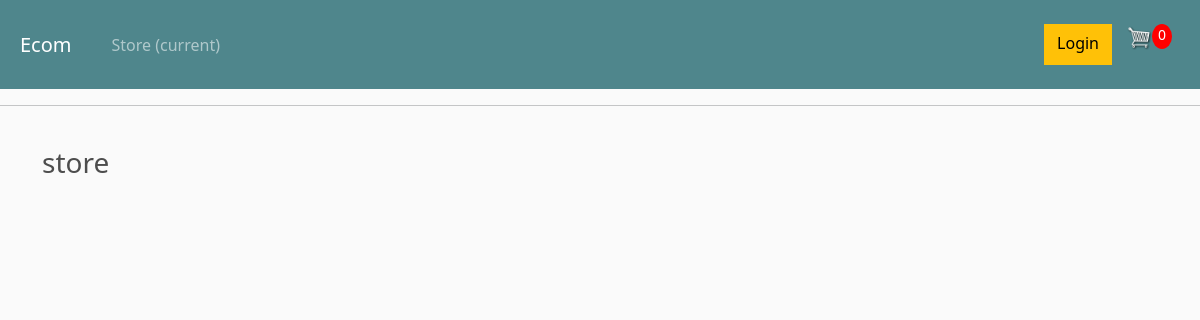
/, run on an earlier commit of the app's database.
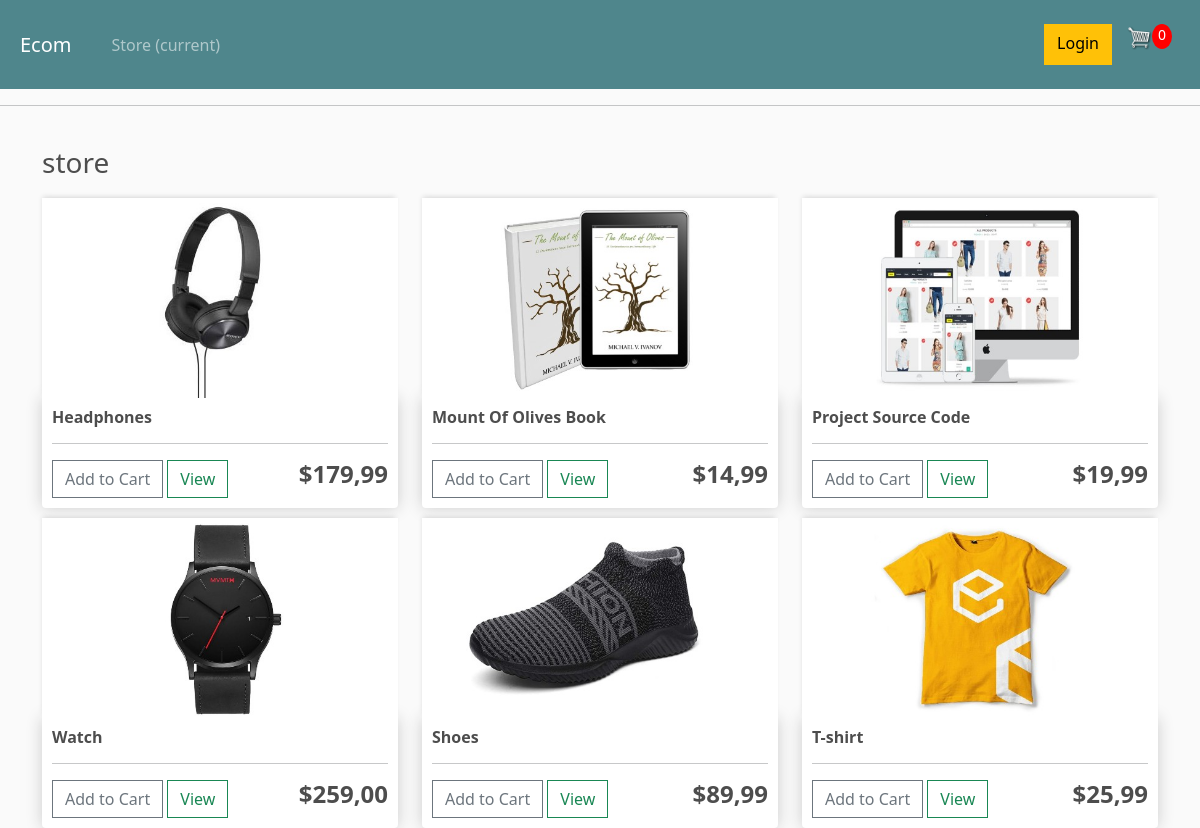
And on a later commit of the database.
### store/models.py (models this page shows, shortened)
class Product(models.Model):
	name = models.CharField(max_length=200)
	price = models.DecimalField(max_digits=7, decimal_places=2)
	digital = models.BooleanField(default=False, null=True, blank=True)
	image = models.ImageField(null=True, blank=True)

### store/views.py (the view)
# urls.py: path('', include('store.urls')),
def store(request):
	data = cartData(request)
	cartItems = data['cartItems']
	order = data['order']
	items = data['items']
	products = Product.objects.all()
	context = {'products':products, 'cartItems':cartItems}
	return render(request, 'store/store.html', context)

### store/utils.py (called while the page is built, shortened)
def cookieCart(request):
	try:
		cart = json.loads(request.COOKIES['cart'])
	except:
		cart = {}
		print('CART:', cart)
	items = []
	order = {'get_cart_total':0, 'get_cart_items':0, 'shipping':False}
	cartItems = order['get_cart_items']
	return {'cartItems':cartItems ,'order':order, 'items':items}

def cartData(request):
	if request.user.is_authenticated:
		customer = request.user.customer
		order, created = Order.objects.get_or_create(customer=customer, complete=False)
		items = order.orderitem_set.all()
		cartItems = order.get_cart_items
	else:
		cookieData = cookieCart(request)
		cartItems = cookieData['cartItems']
		order = cookieData['order']
		items = cookieData['items']
	return {'cartItems':cartItems ,'order':order, 'items':items}

### store/templates/store/store.html
{% extends "store/main.html" %}
{% load static %}
{% block content %}
<h3>store</h3>
<div class="row">
	{% for product in products %}
	<div class="col-lg-4">
		<img class="thumbnail" src="{{product.image.url}}" alt="">
		<div class="box-element product">
			<h6><strong>{{product.name}}</strong></h6>
			<hr>
			<button data-product="{{product.id}}" data-action="add" class="btn btn-outline-secondary add-btn update-cart">Add to Cart</button>
			<a class="btn btn-outline-success" href="#">View</a>
			<h4 style="display: inline-block; float: right"><strong>${{product.price|floatformat:2}}</strong></h4>
		</div>
	</div>
	{% endfor %}
</div>
{% endblock %}

What changed in the data, as far as the page shows it:
added Product: image (picture), name "Headphones", price "179,99"
added Product: image (picture), name "Mount Of Olives Book", price "14,99"
added Product: image (picture), name "Project Source Code", price "19,99"
added Product: image (picture), name "Watch", price "259,00"
added Product: image (picture), name "Shoes", price "89,99"
added Product: image (picture), name "T-shirt", price "25,99"
